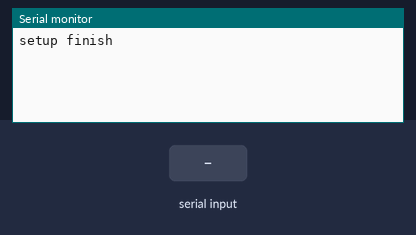
Recording of a sketch running on a simulated Arduino Mega 2560, built with avr-gcc and run on an emulated ATmega2560. Shown: the last lines printed to the serial monitor. Inputs (shaded band) come from the test bench.

Above: at 1.2 s.
1.3 s: "90,45\n" received over the second serial link
At 2.8 s:
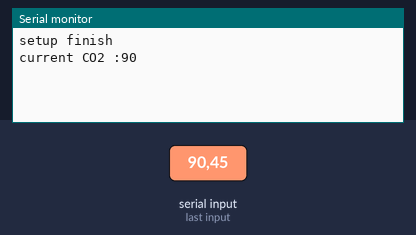
3.8 s: "30,150\n" received over the second serial link
At 5.9 s:
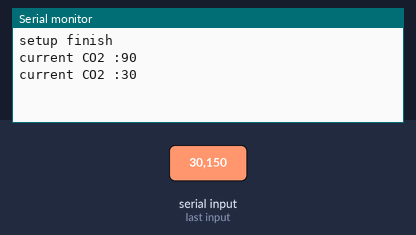

The sketch:

CO2_test.ino
```cpp
//sensor vars
uint32_t CO2 = 0;
char rxByte[11];
void setup() {
  // put your setup code here, to run once:
  Serial.begin(9600);
  Serial1.begin(38400,SERIAL_8N1);  //38400 baud rate, 8bit, no parity bit, 1 stop bit
  Serial.println("setup finish");
}

void loop() {
  if(Serial1.available()){
    int no =  Serial1.readBytes(rxByte,10);
    //rxByte[no] = '\0';
    //CO2 = (uint32_t)rxByte;
    CO2 = Byte2int(rxByte);
    Serial.print("current CO2 :");Serial.println(CO2);
  }

}

uint32_t Byte2int(char* Byte){
  char temp[4];
  for(int i=0;i<4;i++){
    temp[i] = Byte[i];
  }
  return atoi(temp);
}
```

Measured:
- after the input at 1.3 s, the serial monitor: prints a new line after 1.0 s (image 1)
- after the input at 3.8 s, the serial monitor: prints a new line after 1.0 s (image 2)
